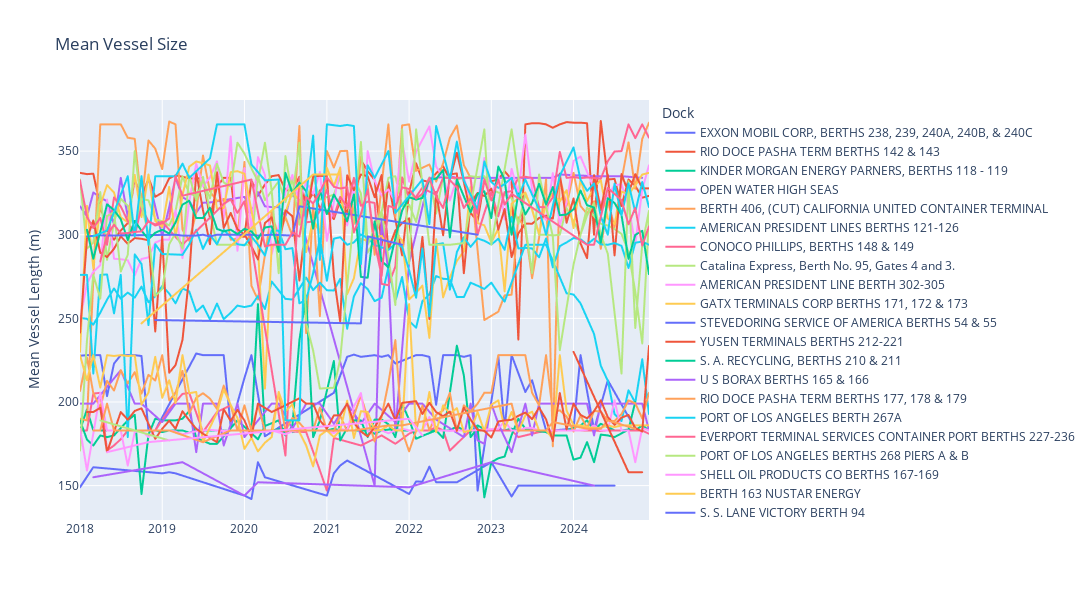

Notebook cell for this chart:
### Code cell
plot_line(df=calls_df, filter_col='port_name', filter=['Port of Los Angeles, CA'], cat_group='dock_name', time_col='month',
          y_col='vessel_size', y_col_alias='Mean Vessel Length (m)',
          title='Mean Vessel Size', width=1200, height=600,
          labels={'dock_name':'Dock', 'month':''})
